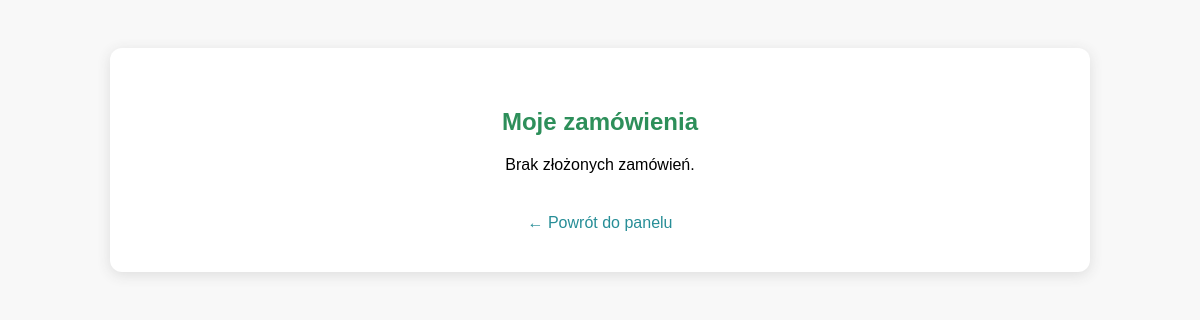
/user_orders.php (signed in), run on an earlier commit of the app's database.
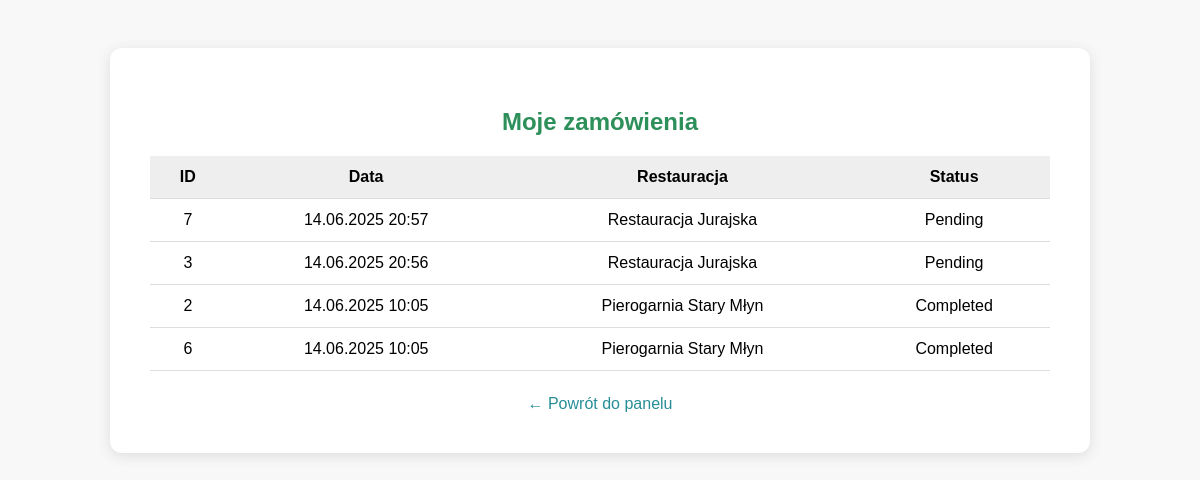
And on a later commit of the database.
### tables this page shows
CREATE TABLE `orders` (
  `id` int(11) NOT NULL,
  `user_id` int(11) NOT NULL,
  `restaurant_id` int(11) NOT NULL,
  `order_time` datetime NOT NULL,
  `details` text DEFAULT NULL,
  `status` enum('pending','completed','cancelled') NOT NULL DEFAULT 'pending',
  `created_at` timestamp NOT NULL DEFAULT current_timestamp()
);

CREATE TABLE `locations` (
  `id` int(11) NOT NULL,
  `restaurant_id` int(11) NOT NULL,
  `restaurant_name` varchar(150) NOT NULL,
  `city` varchar(100) DEFAULT NULL,
  `address` varchar(255) DEFAULT NULL,
  `opening_hours` varchar(255) DEFAULT NULL,
  `contact_email` varchar(150) DEFAULT NULL,
  `phone` varchar(32) DEFAULT NULL,
  `lat` double DEFAULT NULL,
  `lng` double DEFAULT NULL,
  `order_url` varchar(255) DEFAULT NULL
);

### user_orders.php (the view, shortened to what this page needs)
<?php
require_once 'config.php';
$user_id = $_SESSION['user_id'] ?? null;
$stmt = $pdo->prepare("
    SELECT o.*, l.restaurant_name
    FROM orders o
    JOIN locations l ON o.restaurant_id = l.restaurant_id
    WHERE o.user_id = ?
    ORDER BY o.created_at DESC
");
$stmt->execute([$user_id]);
$orders = $stmt->fetchAll();
?>
<!DOCTYPE html>
<html lang="pl">
<head>
</head>
<body>
<div class="box">
    <h2>Moje zamówienia</h2>
    <?php if (empty($orders)): ?>
        <p>Brak złożonych zamówień.</p>
    <?php else: ?>
        <table>
            <thead>
                <tr>
                    <th>ID</th>
                    <th>Data</th>
                    <th>Restauracja</th>
                    <th>Status</th>
                </tr>
            </thead>
            <tbody>
                <?php foreach ($orders as $order): ?>
                    <tr>
                        <td><?= $order['id'] ?></td>
                        <td><?= date('d.m.Y H:i', strtotime($order['created_at'])) ?></td>
                        <td><?= htmlspecialchars($order['restaurant_name']) ?></td>
                        <td><?= ucfirst($order['status']) ?></td>
                    </tr>
                <?php endforeach; ?>
            </tbody>
        </table>
    <?php endif; ?>
    <a href="user.php" class="back">← Powrót do panelu</a>
</div>
</body>
</html>

What changed in the data, as far as the page shows it:
added orders: id "7", created_at "14.06.2025 20:57", locations.restaurant_name "Restauracja Jurajska", status "Pending"
added orders: id "3", created_at "14.06.2025 20:56", locations.restaurant_name "Restauracja Jurajska", status "Pending"
added orders: id "2", created_at "14.06.2025 10:05", locations.restaurant_name "Pierogarnia Stary Młyn", status "Completed"
added orders: id "6", created_at "14.06.2025 10:05", locations.restaurant_name "Pierogarnia Stary Młyn", status "Completed"
Also different on the page:
text no longer shown: "Brak złożonych zamówień."
text now shown: "ID Data Restauracja Status"
